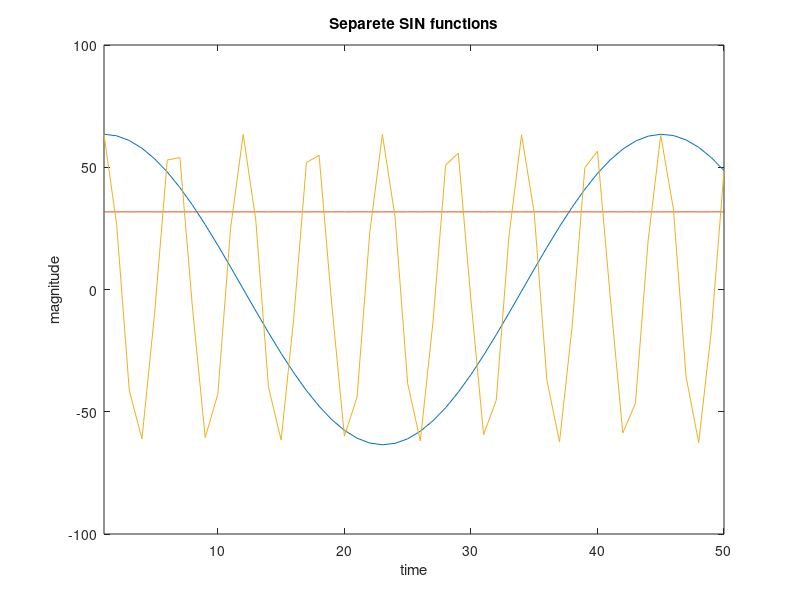
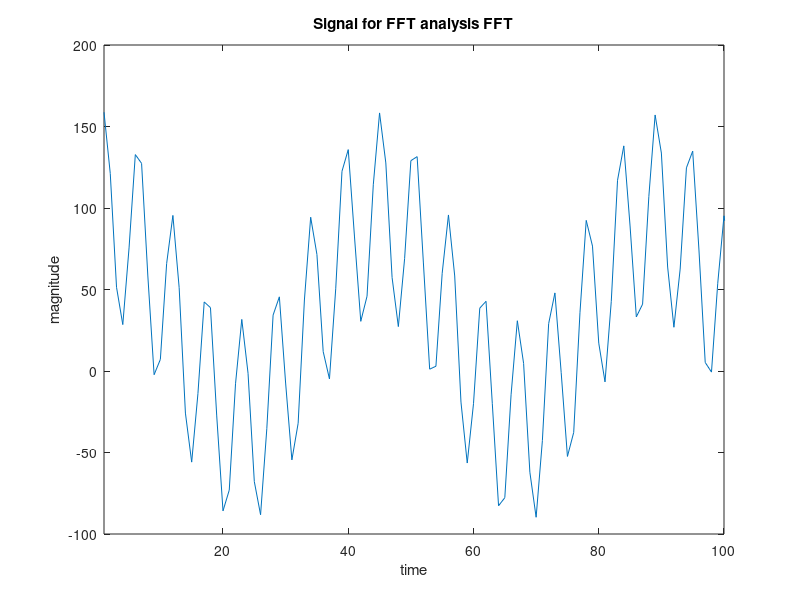
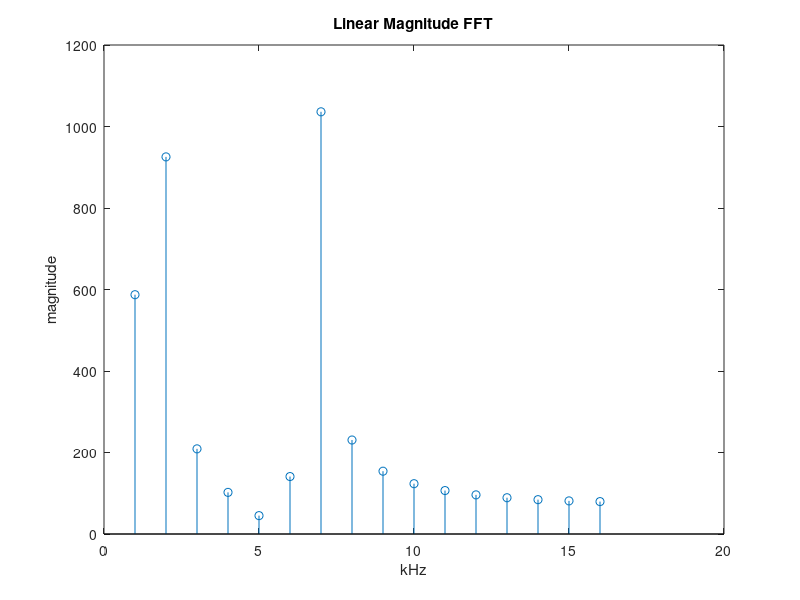

Source code (MATLAB) for these figures, in order: (Note: this script raises an error after producing the figures.)
%% FFT algoritm
clear;                      % clears all previus values from memory 
clc;                        % clear command window
fs =  44100;                % samplinf freq.
fftLength=32;               % windowlength 

% signal frequencies
data_length = 8;           % data length in FPGA calculations 
max = 2^(data_length-1) - 1 ;            % max aplitude 2^n  /2 

f1 = 1000;
a1 = max/2;

f2 = 0;
a2 = max/4;

f3 = 8000;
a3 = max/2;

% calculating signals 
comp1 = a1 * cos(2*pi*f1*[0:1/fs:1]);
comp2 = a2 * cos(2*pi*f2*[0:1/fs:1]);
comp3 = a3 * cos(2*pi*f3*[0:1/fs:1]);

% calculatin vector values for step function
d1 = ones(1, 24);
d2 = 0.*ones(1, 1000 );

%data = [ d1 , d2];                  % creates vector with step function
data = comp1 + comp2 + comp3;      % creates vector from 3 sin functions

figure(1)               % plots separete sin functions
plot ( comp1, '-');
hold on;
plot ( comp2, '-');
plot ( comp3, '-');
xlim([1 50])
title('Separete SIN functions') 
ylabel('magnitude'), xlabel('time') 
hold off;

figure(2)               % plots signal for fft
plot ( data);
title('Signal for FFT analysis FFT') 
ylabel('magnitude'), xlabel('time') 
xlim([1 100])

figure(3)               % plots resultinf fft from Matlab functions
ft =fft(data,fftLength); 
ftMag=abs(ft(1:fftLength/2)); 
stem (ftMag)
title('Linear Magnitude FFT') 
ylabel('magnitude'), xlabel('kHz') 

xt = xticks;        % returns the current x-axis tick values as a vector
fstep = fs/fftLength;       % tick of f axis in f domain 
xtnew = round((xt-1)*fstep/1000, 1) ;   % calculate new tick in kHz
xticklabels(xtnew)      % set new tick labels

% figure(4)               % plots resultinf fft(in dB)  from Matlab functions
% ft =fft(data,fftLength); 
% ftMag=abs(ft(1:fftLength/2)); 
% plot (20*log10(ftMag))
% title('dB Magnitude') 
% ylabel('dB'), xlabel('kHz') 
% 
% xt = xticks;        % returns the current x-axis tick values as a vector
% fstep = fs/fftLength;       % tick of f axis in f domain 
% xtnew = round((xt-1)*fstep/1000, 1) ;   % calculate new tick in kHz
% xticklabels(xtnew)      % set new tick labels

%% Data preparation for FFT

% reverse bit calulation
bits = length(dec2bin( fftLength - 1 ));    % how many bits in binary number
rev_bit_dec = zeros(1,fftLength);           % create vektor size of fftlength

for n=1:fftLength
    bin_num = dec2bin(n-1 , bits);          % converting to binary number
    rev_bit = [];                           % create empty vector
    for k=bits:-1:1
       rev_bit = [rev_bit , bin_num(k)];
    end
    rev_bit_dec(n) = bin2dec(rev_bit) ;     % add 1 to match Matlab numbering   
end

%  creating array
%  create empty array to store values in reverse bit order
stage = zeros(bits + 1,fftLength);

for n=1:fftLength
     stage(1,n)  =  data(rev_bit_dec(n)+1);
end

% Calculating W twiddling factor for all stages 
for n = 1 : fftLength/2 
    W(n)  = exp(-1i * (n-1) * 2 * pi/ fftLength );
end

% convert to fixed point mumber -> sfi(v,w,f) returns a signed fixed-point object with value v, word length w, and fraction length f.
Wr = sfi(real(W),data_length,data_length-2);       
Wi = sfi(imag(W),data_length,data_length-2);

st_real = sfi(real(stage) , data_length + 3 , 0);
st_imag = sfi(imag(stage) , data_length + 3 , 0);
% temp values for multiplaying with W twiddling factor
st_real_tmp = sfi(real(zeros(bits + 1,fftLength)) , data_length + 3 , 0);
st_imag_tmp = sfi(imag(zeros(bits + 1,fftLength)) , data_length + 3 , 0);

%% First stage

for n = 1 : 2^1 : fftLength 
    % Even
    stage(2,n)    = stage(1,n) + stage(1,n+1);
    % Odd
    stage(2,n+1)  = stage(1,n) - stage(1,n+1);
end

% calculations using separate real and imaginary numbers 
for n = 1 : 2^1 : fftLength 
    % Even
    st_real(2,n)    = st_real(1,n) + st_real(1,n+1);
    % imag is 0
    % Odd
    st_real(2,n+1)  = st_real(1,n) - st_real(1,n+1);
    % imag is 0
end

%% Second stage

% Calculating W twiddling factor 
for n = 1 : 2 
    Wn(n)  = exp(-1i * (n-1) * 2 * pi/ 4 );
end

% calculate next stage values
for n = 1 : 2^2 : fftLength 
    % Even pair
        stage(3,n+0)   = stage(2,n+0) + Wn(1)*stage(2,n+2); 
        stage(3,n+1)   = stage(2,n+1) + Wn(2)*stage(2,n+3); 
    % Odd par
        stage(3,n+2)   = stage(2,n+0) - Wn(1)*stage(2,n+2); 
        stage(3,n+3)   = stage(2,n+1) - Wn(2)*stage(2,n+3); 
end

% calculations using separate real and imaginary numbers  
for n = 1 : 2^2 : fftLength 
    % Even pair
        st_real(3,n+0)   = st_real(2,n+0) + st_real(2,n+2); 
        % imag is 0
        st_real(3,n+1)   = st_real(2,n+1) ;         % real is 0
        st_imag(3,n+1)   = -1 * st_real(2,n+3);     % mult -j
    % Odd par
        st_real(3,n+2)   = st_real(2,n+0) - st_real(2,n+2); 
        % imag is 0
        st_real(3,n+3)   = st_real(2,n+1) ;         % real is 0
        st_imag(3,n+3)   = st_real(2,n+3);          % mult -j
end


%% Therd stage

% Calculating W twiddling factor 
for n = 1 : 4 
    Wn(n)  = exp(-1i * (n-1) * 2 * pi/ 8 );
end

% calculate next stage values
for n = 1 : 2^3 : fftLength 
    for k = 0 : 3
        % Even pair
        stage(4,n+k)   = stage(3,n+k) + Wn(k+1)*stage(3,n+k+4);   
        % Odd par
        stage(4,n+k+4) = stage(3,n+k) - Wn(k+1)*stage(3,n+k+4); 
    end
end

% calculations using separate real and imaginary numbers  
for n = 1 : 2^3 : fftLength 
    for k = 0 : 3
        st_real_tmp(3,n+k+4) = ( Wr(k*4+1) * st_real(3,n+k+4) ) - (  Wi(k*4+1) * st_imag(3,n+k+4) );   
        st_imag_tmp(3,n+k+4) = ( Wi(k*4+1) * st_real(3,n+k+4) ) + (  Wr(k*4+1) * st_imag(3,n+k+4) ); 
    end
end
for n = 1 : 2^3 : fftLength 
    for k = 0 : 3
        % Even pair
        st_real(4,n+k)   = st_real(3,n+k) + st_real_tmp(3,n+k+4);  
        st_imag(4,n+k)   = st_imag(3,n+k) + st_imag_tmp(3,n+k+4);
        % Odd par
        st_real(4,n+k+4) = st_real(3,n+k) - st_real_tmp(3,n+k+4); 
        st_imag(4,n+k+4) = st_imag(3,n+k) - st_imag_tmp(3,n+k+4); 
    end
end


%% 4th stage  

% Calculating W twiddling factor 
for n = 1 : 8 
    Wn(n)  = exp(-1i * (n-1) * 2 * pi/ 16 );
end

% calculate next stage values
for n = 1 : 2^4 : fftLength 
    for k = 0 : 7
        % Even pair
        stage(5,n+k)    = stage(4,n+k) + Wn(k+1)*stage(4,n+k+8);     
        % Odd par
        stage(5,n+k+8)  = stage(4,n+k) - Wn(k+1)*stage(4,n+k+8);  
    end
end

% calculations using separate real and imaginary numbers  
for n = 1 : 2^4 : fftLength 
    for k = 0 : 7
         st_real_tmp(4,n+k+8) = ( Wr(k*2+1) * st_real(4,n+k+8) ) - (  Wi(k*2+1) * st_imag(4,n+k+8) );   
         st_imag_tmp(4,n+k+8) = ( Wi(k*2+1) * st_real(4,n+k+8) ) + (  Wr(k*2+1) * st_imag(4,n+k+8) ); 
    end
end
for n = 1 : 2^4 : fftLength 
    for k = 0 : 7
        % Even pair
        st_real(5,n+k)    = st_real(4,n+k) + st_real_tmp(4,n+k+8); 
        st_imag(5,n+k)    = st_imag(4,n+k) + st_imag_tmp(4,n+k+8);
        % Odd par
        st_real(5,n+k+8)  = st_real(4,n+k) - st_real_tmp(4,n+k+8);
        st_imag(5,n+k+8)  = st_imag(4,n+k) - st_imag_tmp(4,n+k+8);
    end
end

%% 5th stage  

% Calculating W twiddling factor 
for n = 1 : 16 
    Wn(n)  = exp(-1i * (n-1) * 2 * pi/ 32 );
end

% calculate next stage values
for n = 1 : 2^5 : fftLength 
    for k = 0 : 15
        % Even pair
        stage(6,n+k)    = stage(5,n+k) + Wn(k+1)*stage(5,n+k+16);     
        % Odd par
        stage(6,n+k+16)  = stage(5,n+k) - Wn(k+1)*stage(5,n+k+16);  
    end
end

% calculations using separate real and imaginary numbers  
for n = 1 : 2^5 : fftLength 
    for k = 0 : 15
         st_real_tmp(5,n+k+16) = ( Wr(k*1+1) * st_real(5,n+k+16) ) - (  Wi(k*1+1) * st_imag(5,n+k+16) );   
         st_imag_tmp(5,n+k+16) = ( Wi(k*1+1) * st_real(5,n+k+16) ) + (  Wr(k*1+1) * st_imag(5,n+k+16) );
    end
end
for n = 1 : 2^5 : fftLength 
    for k = 0 : 15
        % Even pair
        st_real(6,n+k)    = st_real(5,n+k) + st_real_tmp(5,n+k+16); 
        st_imag(6,n+k)    = st_imag(5,n+k) + st_imag_tmp(5,n+k+16); 
        % Odd par
        st_real(6,n+k+16)  = st_real(5,n+k) - st_real_tmp(5,n+k+16); 
        st_imag(6,n+k+16)  = st_imag(5,n+k) - st_imag_tmp(5,n+k+16);
    end
end



%% Ploting out
% slowly plot result
figure(5)
for n = 1 : bits +1
    %plot( abs( real_n(i, :) + j.*imag_n(i,  :) ) );
    stem( abs( stage(n,1:fftLength/2) ) );
%     pause(1);
end
xt = xticks;        % returns the current x-axis tick values as a vector
fstep = fs/fftLength;       % tick of f axis in f domain 
xtnew = round((xt-1)*fstep/1000, 1) ;   % calculate new tick in kHz
xticklabels(xtnew)      % set new tick labels
title('FFT using custom function') 
ylabel('magnitude'), xlabel('kHz') 

figure(6)
for n = 1 : bits +1
    %plot( abs( real_n(i, :) + j.*imag_n(i,  :) ) );
    temp = st_real + 1i * st_imag;
    stem( abs( temp(n,1:fftLength/2) ) );
%      pause(1);
end
xt = xticks;        % returns the current x-axis tick values as a vector
fstep = fs/fftLength;       % tick of f axis in f domain 
xtnew = round((xt-1)*fstep/1000, 1) ;   % calculate new tick in kHz
xticklabels(xtnew)      % set new tick labels
title('FFT using custom function real/imag separate') 
ylabel('magnitude'), xlabel('kHz') 

figure(7)
dif2 = 100* abs(temp(bits +1,1:fftLength/2) - ft(1:fftLength/2))./abs(ft(1:fftLength/2)) ;
plot(dif2, 'blue')
title('Difference in calculations') 
xt = xticks;        % returns the current x-axis tick values as a vector
fstep = fs/fftLength;       % tick of f axis in f domain 
xtnew = round((xt-1)*fstep/1000, 1) ;   % calculate new tick in kHz
xticklabels(xtnew)      % set new tick labels
ylabel('percents, %'), xlabel('kHz') 
